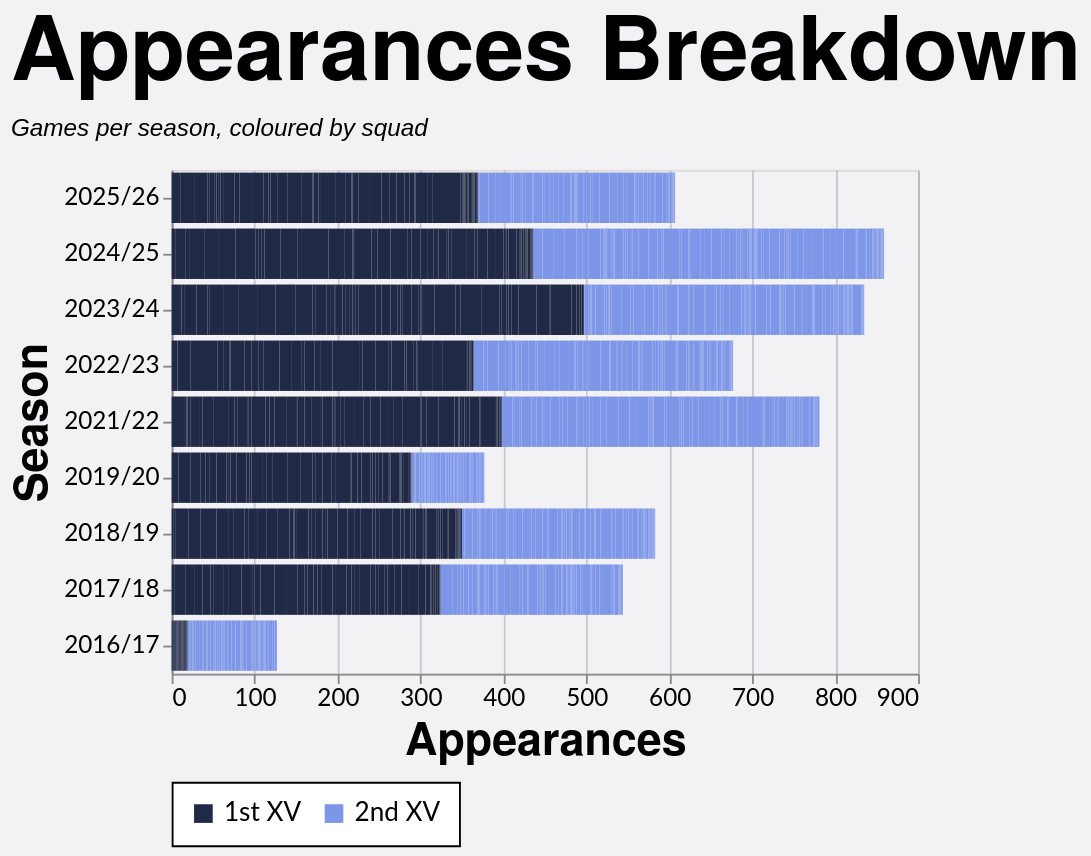

Specify this chart in Vega-Lite:
### Vega-Lite specification from a JSON file in a GitHub repository (floating-point values rounded to 4 significant figures; data arrays with more than 128 entries replaced by an {"elided": "..."} marker saying what was removed)
{"config": {"axis": {"labelFont": "Lato, sans-serif", "titleFont": "PT Sans Narrow, Helvetica Neue, Helvetica, Arial, sans-serif", "labelFontSize": 13, "titleFontSize": 24, "gridColor": "#202947", "gridOpacity": 0.2}, "header": {"labelFont": "PT Sans Narrow, Helvetica Neue, Helvetica, Arial, sans-serif", "titleFont": "PT Sans Narrow, Helvetica Neue, Helvetica, Arial, sans-serif", "labelFontSize": 24, "titleFontSize": 28, "labelFontWeight": "bold", "orient": "left"}, "legend": {"labelFont": "Lato, sans-serif", "titleFont": "PT Sans Narrow, Helvetica Neue, Helvetica, Arial, sans-serif", "labelFontSize": 14, "titleFontSize": 16, "titlePadding": 5, "fillColor": "white", "strokeColor": "black", "padding": 10, "titleFontWeight": "lighter", "titleFontStyle": "italic", "titleColor": "gray", "offset": 10}, "title": {"font": "PT Sans Narrow, Helvetica Neue, Helvetica, Arial, sans-serif", "fontSize": 48, "fontWeight": "bold", "anchor": "start", "align": "center", "titlePadding": 20, "subtitlePadding": 10, "subtitleFontSize": 13, "subtitleColor": "", "subtitleFontStyle": "italic", "offset": 15, "color": "black"}, "axisX": {"labelAngle": 0}, "facet": {"title": null, "header": null, "align": {"row": "each", "column": "each"}}, "resolve": {"scale": {"y": "independent", "facet": "independent"}}, "background": "#f2f1f4"}, "data": {"name": "data-0f35831c3ab488650c838b9189cc14ba"}, "mark": {"type": "bar"}, "encoding": {"color": {"field": "color_value", "legend": {"orient": "bottom", "title": null}, "scale": {"range": ["#202946", "#7d96e8", "#99151520"]}, "sort": ["1st XV", "2nd XV", "Unknown"], "type": "nominal"}, "tooltip": [{"field": "player", "title": "Player", "type": "nominal"}, {"field": "season", "title": "Season", "type": "nominal"}, {"field": "color_value", "title": "Group", "type": "nominal"}, {"aggregate": "sum", "field": "apps", "title": "Appearances", "type": "quantitative"}], "x": {"aggregate": "sum", "field": "apps", "title": "Appearances", "type": "quantitative"}, "y": {"field": "season", "sort": {"field": "season_sort", "op": "max", "order": "descending"}, "title": "Season", "type": "nominal"}}, "height": {"step": 30}, "title": {"text": "Appearances Breakdown", "subtitle": "Games per season, coloured by squad"}, "width": 400, "$schema": "https://vega.github.io/schema/vega-lite/v5.20.1.json", "datasets": {"data-0f35831c3ab488650c838b9189cc14ba": {"elided": "2518 records"}}}
